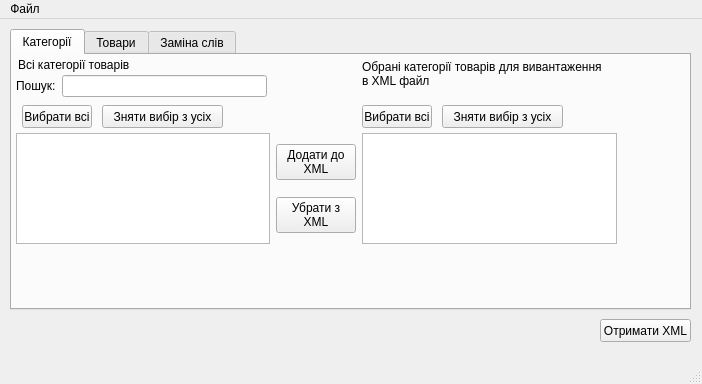
<?xml version="1.0" encoding="UTF-8"?>
<ui version="4.0">
 <class>MainWindow</class>
 <widget class="QMainWindow" name="MainWindow">
  <property name="geometry">
   <rect>
    <x>0</x>
    <y>0</y>
    <width>702</width>
    <height>384</height>
   </rect>
  </property>
  <property name="windowTitle">
   <string>MainWindow</string>
  </property>
  <property name="layoutDirection">
   <enum>Qt::LeftToRight</enum>
  </property>
  <widget class="QWidget" name="centralwidget">
   <widget class="QTabWidget" name="tabWidget">
    <property name="geometry">
     <rect>
      <x>10</x>
      <y>10</y>
      <width>681</width>
      <height>281</height>
     </rect>
    </property>
    <property name="currentIndex">
     <number>0</number>
    </property>
    <widget class="QWidget" name="tab">
     <attribute name="title">
      <string>Категорії</string>
     </attribute>
     <widget class="QLabel" name="label_2">
      <property name="geometry">
       <rect>
        <x>350</x>
        <y>-2</y>
        <width>251</width>
        <height>41</height>
       </rect>
      </property>
      <property name="text">
       <string>Обрані категорії товарів для вивантаження
в XML файл</string>
      </property>
     </widget>
     <widget class="QWidget" name="">
      <property name="geometry">
       <rect>
        <x>4</x>
        <y>78</y>
        <width>601</width>
        <height>111</height>
       </rect>
      </property>
      <layout class="QHBoxLayout" name="horizontalLayout">
       <item>
        <widget class="QTableView" name="source_category_table_view"/>
       </item>
       <item>
        <layout class="QVBoxLayout" name="verticalLayout">
         <item>
          <widget class="QPushButton" name="add_cat_push_button">
           <property name="text">
            <string>Додати до
XML</string>
           </property>
          </widget>
         </item>
         <item>
          <widget class="QPushButton" name="delete_cat_push_button">
           <property name="text">
            <string>Убрати з
XML</string>
           </property>
          </widget>
         </item>
        </layout>
       </item>
       <item>
        <widget class="QTableView" name="final_category_table_view"/>
       </item>
      </layout>
     </widget>
     <widget class="QLabel" name="label">
      <property name="geometry">
       <rect>
        <x>6</x>
        <y>2</y>
        <width>111</width>
        <height>16</height>
       </rect>
      </property>
      <property name="text">
       <string>Всі категорії товарів</string>
      </property>
     </widget>
     <widget class="QPushButton" name="pushButton_3">
      <property name="geometry">
       <rect>
        <x>10</x>
        <y>50</y>
        <width>70</width>
        <height>23</height>
       </rect>
      </property>
      <property name="text">
       <string>Вибрати всі</string>
      </property>
     </widget>
     <widget class="QPushButton" name="pushButton_4">
      <property name="geometry">
       <rect>
        <x>90</x>
        <y>50</y>
        <width>121</width>
        <height>23</height>
       </rect>
      </property>
      <property name="text">
       <string>Зняти вибір з усіх</string>
      </property>
     </widget>
     <widget class="QPushButton" name="pushButton_5">
      <property name="geometry">
       <rect>
        <x>430</x>
        <y>50</y>
        <width>121</width>
        <height>23</height>
       </rect>
      </property>
      <property name="text">
       <string>Зняти вибір з усіх</string>
      </property>
     </widget>
     <widget class="QPushButton" name="pushButton_6">
      <property name="geometry">
       <rect>
        <x>350</x>
        <y>50</y>
        <width>70</width>
        <height>23</height>
       </rect>
      </property>
      <property name="text">
       <string>Вибрати всі</string>
      </property>
     </widget>
     <widget class="QWidget" name="">
      <property name="geometry">
       <rect>
        <x>4</x>
        <y>20</y>
        <width>251</width>
        <height>22</height>
       </rect>
      </property>
      <layout class="QHBoxLayout" name="horizontalLayout_2">
       <item>
        <widget class="QLabel" name="label_3">
         <property name="text">
          <string>Пошук:</string>
         </property>
        </widget>
       </item>
       <item>
        <widget class="QLineEdit" name="search_category_line_edit"/>
       </item>
      </layout>
     </widget>
    </widget>
    <widget class="QWidget" name="tab_2">
     <attribute name="title">
      <string>Товари</string>
     </attribute>
     <widget class="QLabel" name="label_8">
      <property name="geometry">
       <rect>
        <x>10</x>
        <y>-1</y>
        <width>251</width>
        <height>16</height>
       </rect>
      </property>
      <property name="text">
       <string>Товари з обраних категорій</string>
      </property>
     </widget>
     <widget class="QLabel" name="label_9">
      <property name="geometry">
       <rect>
        <x>380</x>
        <y>-7</y>
        <width>251</width>
        <height>41</height>
       </rect>
      </property>
      <property name="text">
       <string>Обрані товари для вивантаження
в XML файл</string>
      </property>
     </widget>
     <widget class="QWidget" name="">
      <property name="geometry">
       <rect>
        <x>10</x>
        <y>199</y>
        <width>651</width>
        <height>30</height>
       </rect>
      </property>
      <layout class="QHBoxLayout" name="horizontalLayout_7">
       <item>
        <layout class="QHBoxLayout" name="horizontalLayout_4">
         <item>
          <layout class="QHBoxLayout" name="horizontalLayout_12">
           <property name="spacing">
            <number>0</number>
           </property>
           <item>
            <widget class="QLabel" name="label_12">
             <property name="minimumSize">
              <size>
               <width>76</width>
               <height>0</height>
              </size>
             </property>
             <property name="maximumSize">
              <size>
               <width>16777215</width>
               <height>16777215</height>
              </size>
             </property>
             <property name="text">
              <string>Категорія цін</string>
             </property>
            </widget>
           </item>
           <item>
            <widget class="QComboBox" name="comboBox">
             <property name="currentText">
              <string>Дроп</string>
             </property>
             <item>
              <property name="text">
               <string>Дроп</string>
              </property>
             </item>
             <item>
              <property name="text">
               <string>Опт</string>
              </property>
             </item>
            </widget>
           </item>
          </layout>
         </item>
         <item>
          <widget class="QLabel" name="label_6">
           <property name="text">
            <string>Нижня межа
(включно)</string>
           </property>
          </widget>
         </item>
         <item>
          <widget class="QSpinBox" name="spinBox">
           <property name="minimumSize">
            <size>
             <width>55</width>
             <height>0</height>
            </size>
           </property>
           <property name="maximumSize">
            <size>
             <width>55</width>
             <height>16777215</height>
            </size>
           </property>
          </widget>
         </item>
        </layout>
       </item>
       <item>
        <layout class="QHBoxLayout" name="horizontalLayout_5">
         <item>
          <widget class="QLabel" name="label_5">
           <property name="maximumSize">
            <size>
             <width>68</width>
             <height>16777215</height>
            </size>
           </property>
           <property name="text">
            <string>Верхня межа
(включно)</string>
           </property>
          </widget>
         </item>
         <item>
          <widget class="QSpinBox" name="spinBox_2">
           <property name="maximumSize">
            <size>
             <width>55</width>
             <height>16777215</height>
            </size>
           </property>
          </widget>
         </item>
        </layout>
       </item>
       <item>
        <layout class="QHBoxLayout" name="horizontalLayout_6">
         <property name="spacing">
          <number>0</number>
         </property>
         <item>
          <widget class="QLabel" name="label_7">
           <property name="maximumSize">
            <size>
             <width>49</width>
             <height>16777215</height>
            </size>
           </property>
           <property name="text">
            <string>Множник</string>
           </property>
          </widget>
         </item>
         <item>
          <widget class="QDoubleSpinBox" name="doubleSpinBox">
           <property name="maximumSize">
            <size>
             <width>42</width>
             <height>16777215</height>
            </size>
           </property>
          </widget>
         </item>
        </layout>
       </item>
       <item>
        <widget class="QPushButton" name="pushButton_2">
         <property name="maximumSize">
          <size>
           <width>128</width>
           <height>16777215</height>
          </size>
         </property>
         <property name="text">
          <string>Застосувати множник</string>
         </property>
        </widget>
       </item>
      </layout>
     </widget>
     <widget class="QPushButton" name="pushButton_7">
      <property name="geometry">
       <rect>
        <x>90</x>
        <y>49</y>
        <width>121</width>
        <height>23</height>
       </rect>
      </property>
      <property name="text">
       <string>Зняти вибір з усіх</string>
      </property>
     </widget>
     <widget class="QPushButton" name="pushButton_8">
      <property name="geometry">
       <rect>
        <x>460</x>
        <y>49</y>
        <width>121</width>
        <height>23</height>
       </rect>
      </property>
      <property name="text">
       <string>Зняти вибір з усіх</string>
      </property>
     </widget>
     <widget class="QPushButton" name="pushButton_9">
      <property name="geometry">
       <rect>
        <x>10</x>
        <y>49</y>
        <width>70</width>
        <height>23</height>
       </rect>
      </property>
      <property name="text">
       <string>Вибрати всі</string>
      </property>
     </widget>
     <widget class="QPushButton" name="pushButton_10">
      <property name="geometry">
       <rect>
        <x>380</x>
        <y>49</y>
        <width>70</width>
        <height>23</height>
       </rect>
      </property>
      <property name="text">
       <string>Вибрати всі</string>
      </property>
     </widget>
     <widget class="QWidget" name="">
      <property name="geometry">
       <rect>
        <x>10</x>
        <y>23</y>
        <width>251</width>
        <height>22</height>
       </rect>
      </property>
      <layout class="QHBoxLayout" name="horizontalLayout_3">
       <item>
        <widget class="QLabel" name="label_4">
         <property name="text">
          <string>Пошук:</string>
         </property>
        </widget>
       </item>
       <item>
        <widget class="QLineEdit" name="search_product_line_edit"/>
       </item>
      </layout>
     </widget>
     <widget class="QWidget" name="">
      <property name="geometry">
       <rect>
        <x>10</x>
        <y>79</y>
        <width>651</width>
        <height>111</height>
       </rect>
      </property>
      <layout class="QHBoxLayout" name="horizontalLayout_8">
       <item>
        <widget class="QTableView" name="source_products_table_view"/>
       </item>
       <item>
        <layout class="QVBoxLayout" name="verticalLayout_2">
         <item>
          <widget class="QPushButton" name="add_cat_push_button_2">
           <property name="text">
            <string>Додати до
XML</string>
           </property>
          </widget>
         </item>
         <item>
          <widget class="QPushButton" name="delete_cat_push_button_2">
           <property name="text">
            <string>Убрати з
XML</string>
           </property>
          </widget>
         </item>
        </layout>
       </item>
       <item>
        <widget class="QTableView" name="final_products_table_view"/>
       </item>
      </layout>
     </widget>
    </widget>
    <widget class="QWidget" name="tab_3">
     <attribute name="title">
      <string>Заміна слів</string>
     </attribute>
     <widget class="QWidget" name="">
      <property name="geometry">
       <rect>
        <x>11</x>
        <y>10</y>
        <width>651</width>
        <height>231</height>
       </rect>
      </property>
      <layout class="QHBoxLayout" name="horizontalLayout_9">
       <item>
        <widget class="QGroupBox" name="groupBox">
         <property name="title">
          <string>Категорії</string>
         </property>
         <widget class="QWidget" name="layoutWidget">
          <property name="geometry">
           <rect>
            <x>10</x>
            <y>20</y>
            <width>251</width>
            <height>22</height>
           </rect>
          </property>
          <layout class="QHBoxLayout" name="horizontalLayout_10">
           <item>
            <widget class="QLabel" name="label_10">
             <property name="text">
              <string>Пошук:</string>
             </property>
            </widget>
           </item>
           <item>
            <widget class="QLineEdit" name="search_product_line_edit_2"/>
           </item>
          </layout>
         </widget>
         <widget class="QListView" name="listView">
          <property name="geometry">
           <rect>
            <x>10</x>
            <y>50</y>
            <width>256</width>
            <height>131</height>
           </rect>
          </property>
         </widget>
        </widget>
       </item>
       <item>
        <widget class="QGroupBox" name="groupBox_2">
         <property name="title">
          <string>Товари</string>
         </property>
         <widget class="QWidget" name="layoutWidget_2">
          <property name="geometry">
           <rect>
            <x>10</x>
            <y>20</y>
            <width>251</width>
            <height>22</height>
           </rect>
          </property>
          <layout class="QHBoxLayout" name="horizontalLayout_11">
           <item>
            <widget class="QLabel" name="label_11">
             <property name="text">
              <string>Пошук:</string>
             </property>
            </widget>
           </item>
           <item>
            <widget class="QLineEdit" name="search_product_line_edit_3"/>
           </item>
          </layout>
         </widget>
         <widget class="QListView" name="listView_2">
          <property name="geometry">
           <rect>
            <x>10</x>
            <y>50</y>
            <width>256</width>
            <height>131</height>
           </rect>
          </property>
         </widget>
        </widget>
       </item>
      </layout>
     </widget>
    </widget>
   </widget>
   <widget class="QPushButton" name="pushButton">
    <property name="geometry">
     <rect>
      <x>600</x>
      <y>300</y>
      <width>91</width>
      <height>23</height>
     </rect>
    </property>
    <property name="text">
     <string>Отримати XML</string>
    </property>
   </widget>
  </widget>
  <widget class="QMenuBar" name="menubar">
   <property name="geometry">
    <rect>
     <x>0</x>
     <y>0</y>
     <width>702</width>
     <height>21</height>
    </rect>
   </property>
   <widget class="QMenu" name="menu">
    <property name="title">
     <string>Файл</string>
    </property>
    <addaction name="open_action"/>
    <addaction name="exit_action"/>
   </widget>
   <addaction name="menu"/>
  </widget>
  <widget class="QStatusBar" name="statusbar"/>
  <action name="open_action">
   <property name="text">
    <string>Відкрити</string>
   </property>
  </action>
  <action name="exit_action">
   <property name="text">
    <string>Вихід</string>
   </property>
  </action>
 </widget>
 <resources/>
 <connections>
  <connection>
   <sender>exit_action</sender>
   <signal>triggered()</signal>
   <receiver>MainWindow</receiver>
   <slot>close()</slot>
   <hints>
    <hint type="sourcelabel">
     <x>-1</x>
     <y>-1</y>
    </hint>
    <hint type="destinationlabel">
     <x>399</x>
     <y>299</y>
    </hint>
   </hints>
  </connection>
 </connections>
</ui>
